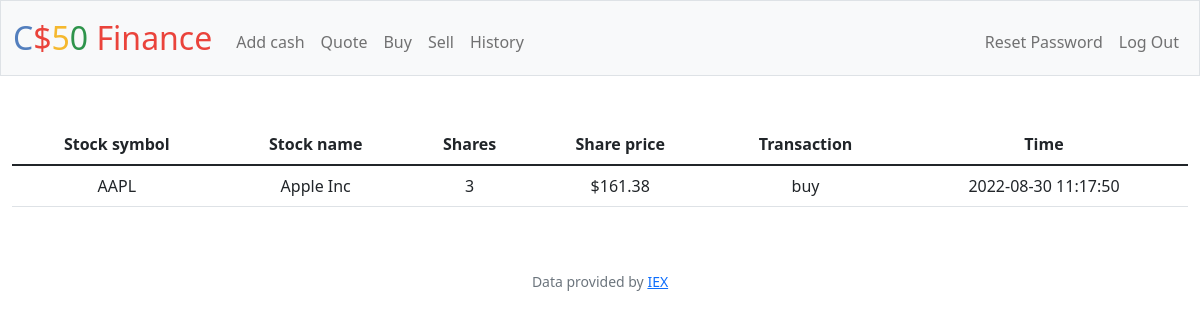
Screenshot of /history (signed in) with the database file from the repository.
### tables this page shows
CREATE TABLE transactions (
    id INTEGER PRIMARY KEY AUTOINCREMENT,
    user_id INTEGER NOT NULL,
    share_name TEXT NOT NULL,
    share_amnt INTEGER NOT NULL,
    share_price NUMERIC NOT NULL,
    trans_type TEXT NOT NULL,
    symbol TEXT NOT NULL,
    trans_time TIMESTAMP DEFAULT CURRENT_TIMESTAMP,
    FOREIGN KEY(user_id) REFERENCES users(id));

### app.py (the view)
@app.route("/history")
@login_required
def history():
    user_id = session["user_id"]
    history = db.execute(
        "SELECT share_name, share_amnt, share_price, trans_type, symbol, trans_time FROM transactions WHERE user_id = ? ORDER BY trans_time DESC;", user_id)
    return render_template("history.html", history=history, usd=usd)

### app.py (called while the page is built)
@app.after_request
def after_request(response):
    response.headers["Cache-Control"] = "no-cache, no-store, must-revalidate"
    response.headers["Expires"] = 0
    response.headers["Pragma"] = "no-cache"
    return response

### helpers.py (called while the page is built)
def login_required(f):
    @wraps(f)
    def decorated_function(*args, **kwargs):
        if session.get("user_id") is None:
            return redirect("/login")
        return f(*args, **kwargs)
    return decorated_function

def usd(value):
    return f"${value:,.2f}"

### templates/history.html (shortened to what this page needs)
{% extends "layout.html" %}
{% block main %}
    <table class="table table-hover">
        <thead>
            <tr>
              <th scope="col">Stock symbol</th>
              <th scope="col">Stock name</th>
              <th scope="col">Shares</th>
              <th scope="col">Share price</th>
              <th scope="col">Transaction</th>
              <th scope="col">Time</th>
            </tr>
        </thead>
        <tbody>
            {% for h in history %}
            <tr>
              <td>
                <div class="mx-auto w-auto">
                    {{h["symbol"]}}
                </div>
              </td>
              <td>
                <div class="mx-auto w-auto">
                    {{h["share_name"]}}
                </div>
              </td>
              <td>
                <div class="mx-auto w-auto">
                    {{h["share_amnt"]}}
                </div>
              </td>
              <td>
                <div class="mx-auto w-auto">
                    {{usd(h["share_price"])}}
                </div>
              </td>
              <td>
                <div class="mx-auto w-auto">
                    {{h["trans_type"]}}
                </div>
              </td>
              <td>
                <div class="mx-auto w-auto">
                    {{h["trans_time"]}}
                </div>
              </td>
            </tr>
            {% endfor %}
        </tbody>
    </table>
{% endblock %}

### rows the page displays
transactions: symbol "AAPL", share_name "Apple Inc", share_amnt "3", share_price "$161.38", trans_type "buy", trans_time "2022-08-30 11:17:50"
